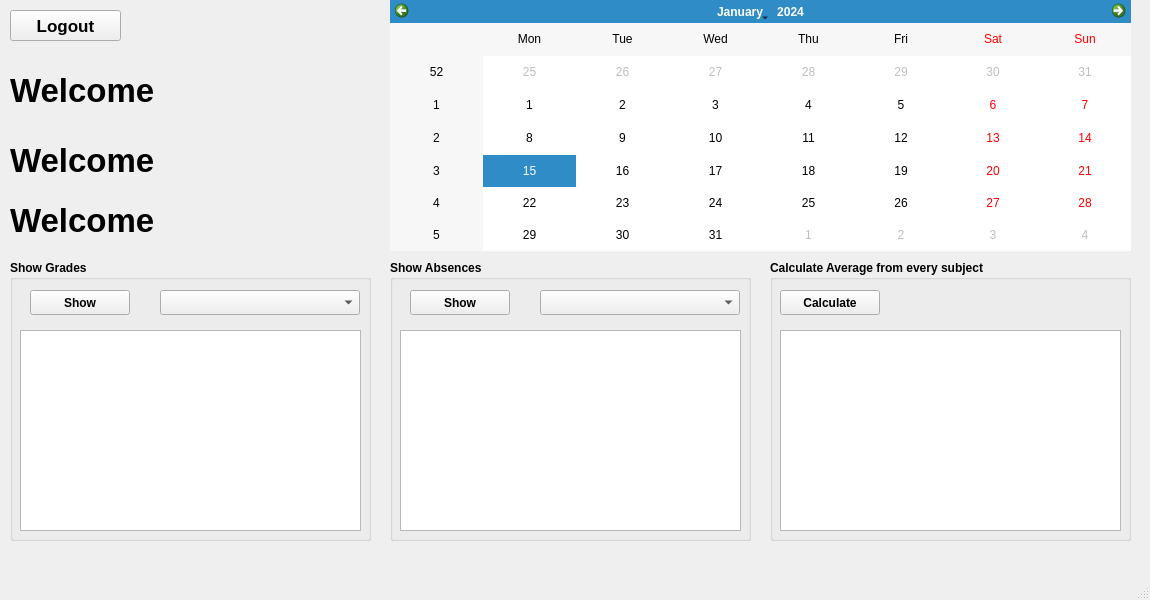
<?xml version="1.0" encoding="UTF-8"?>
<ui version="4.0">
 <class>StudentWindow</class>
 <widget class="QMainWindow" name="StudentWindow">
  <property name="geometry">
   <rect>
    <x>0</x>
    <y>0</y>
    <width>1150</width>
    <height>600</height>
   </rect>
  </property>
  <property name="minimumSize">
   <size>
    <width>1150</width>
    <height>600</height>
   </size>
  </property>
  <property name="maximumSize">
   <size>
    <width>1150</width>
    <height>600</height>
   </size>
  </property>
  <property name="windowTitle">
   <string>MainWindow</string>
  </property>
  <widget class="QWidget" name="centralwidget">
   <widget class="QGroupBox" name="groupBox">
    <property name="geometry">
     <rect>
      <x>10</x>
      <y>260</y>
      <width>361</width>
      <height>281</height>
     </rect>
    </property>
    <property name="font">
     <font>
      <bold>true</bold>
     </font>
    </property>
    <property name="title">
     <string>Show Grades</string>
    </property>
    <widget class="QComboBox" name="comboBox_Grades">
     <property name="geometry">
      <rect>
       <x>150</x>
       <y>30</y>
       <width>200</width>
       <height>25</height>
      </rect>
     </property>
    </widget>
    <widget class="QPushButton" name="pushButton_Grades">
     <property name="geometry">
      <rect>
       <x>20</x>
       <y>30</y>
       <width>100</width>
       <height>25</height>
      </rect>
     </property>
     <property name="text">
      <string>Show</string>
     </property>
    </widget>
    <widget class="QTableWidget" name="tableWidget_Grades">
     <property name="geometry">
      <rect>
       <x>10</x>
       <y>70</y>
       <width>341</width>
       <height>201</height>
      </rect>
     </property>
    </widget>
   </widget>
   <widget class="QGroupBox" name="groupBox_2">
    <property name="geometry">
     <rect>
      <x>390</x>
      <y>260</y>
      <width>361</width>
      <height>281</height>
     </rect>
    </property>
    <property name="font">
     <font>
      <bold>true</bold>
     </font>
    </property>
    <property name="title">
     <string>Show Absences</string>
    </property>
    <widget class="QComboBox" name="comboBox_Absences">
     <property name="geometry">
      <rect>
       <x>150</x>
       <y>30</y>
       <width>200</width>
       <height>25</height>
      </rect>
     </property>
    </widget>
    <widget class="QPushButton" name="pushButton_Absences">
     <property name="geometry">
      <rect>
       <x>20</x>
       <y>30</y>
       <width>100</width>
       <height>25</height>
      </rect>
     </property>
     <property name="text">
      <string>Show</string>
     </property>
    </widget>
    <widget class="QTableWidget" name="tableWidget_Absences">
     <property name="geometry">
      <rect>
       <x>10</x>
       <y>70</y>
       <width>341</width>
       <height>201</height>
      </rect>
     </property>
    </widget>
   </widget>
   <widget class="QCalendarWidget" name="calendarWidget">
    <property name="geometry">
     <rect>
      <x>390</x>
      <y>0</y>
      <width>741</width>
      <height>251</height>
     </rect>
    </property>
   </widget>
   <widget class="QGroupBox" name="groupBox_3">
    <property name="geometry">
     <rect>
      <x>770</x>
      <y>260</y>
      <width>361</width>
      <height>281</height>
     </rect>
    </property>
    <property name="font">
     <font>
      <bold>true</bold>
     </font>
    </property>
    <property name="title">
     <string>Calculate Average from every subject</string>
    </property>
    <widget class="QTableWidget" name="tableWidget_Average">
     <property name="geometry">
      <rect>
       <x>10</x>
       <y>70</y>
       <width>341</width>
       <height>201</height>
      </rect>
     </property>
    </widget>
    <widget class="QPushButton" name="pushButton_CalculateAverage">
     <property name="geometry">
      <rect>
       <x>10</x>
       <y>30</y>
       <width>100</width>
       <height>25</height>
      </rect>
     </property>
     <property name="text">
      <string>Calculate</string>
     </property>
    </widget>
   </widget>
   <widget class="QLabel" name="label">
    <property name="geometry">
     <rect>
      <x>10</x>
      <y>50</y>
      <width>251</width>
      <height>81</height>
     </rect>
    </property>
    <property name="font">
     <font>
      <pointsize>25</pointsize>
      <bold>true</bold>
     </font>
    </property>
    <property name="text">
     <string>Welcome</string>
    </property>
   </widget>
   <widget class="QLabel" name="label_Name">
    <property name="geometry">
     <rect>
      <x>10</x>
      <y>120</y>
      <width>251</width>
      <height>81</height>
     </rect>
    </property>
    <property name="font">
     <font>
      <pointsize>25</pointsize>
      <bold>true</bold>
     </font>
    </property>
    <property name="text">
     <string>Welcome</string>
    </property>
   </widget>
   <widget class="QLabel" name="label_Surname">
    <property name="geometry">
     <rect>
      <x>10</x>
      <y>180</y>
      <width>251</width>
      <height>81</height>
     </rect>
    </property>
    <property name="font">
     <font>
      <pointsize>25</pointsize>
      <bold>true</bold>
     </font>
    </property>
    <property name="text">
     <string>Welcome</string>
    </property>
   </widget>
   <widget class="QPushButton" name="pushButton">
    <property name="geometry">
     <rect>
      <x>10</x>
      <y>10</y>
      <width>111</width>
      <height>31</height>
     </rect>
    </property>
    <property name="font">
     <font>
      <pointsize>13</pointsize>
      <bold>true</bold>
     </font>
    </property>
    <property name="text">
     <string>Logout</string>
    </property>
   </widget>
  </widget>
  <widget class="QMenuBar" name="menubar">
   <property name="geometry">
    <rect>
     <x>0</x>
     <y>0</y>
     <width>1150</width>
     <height>22</height>
    </rect>
   </property>
  </widget>
  <widget class="QStatusBar" name="statusbar"/>
 </widget>
 <resources/>
 <connections/>
</ui>
